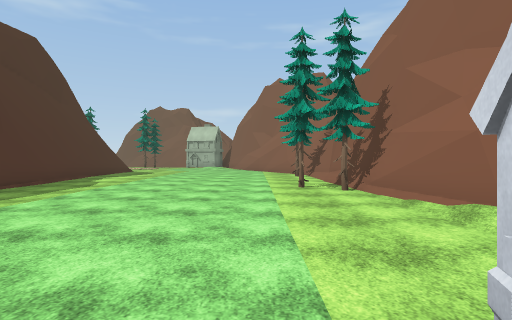
[1] (above)

18 first-person views from a walk through a 3-D level made in the Unity game engine. The camera is 1.5 m above the floor, looks level and sees 80° across. The floor is counted in squares, 2 m on a side. Each view is taken from the middle of a square. On the plan, view 1 faces up. The plan holds only what a view shows up to about 10 squares ahead; the rest is blank. The place goes on beyond the plan. The player is left out. Some animated figures are not drawn. Some surface patterns are stand-ins.

[2]
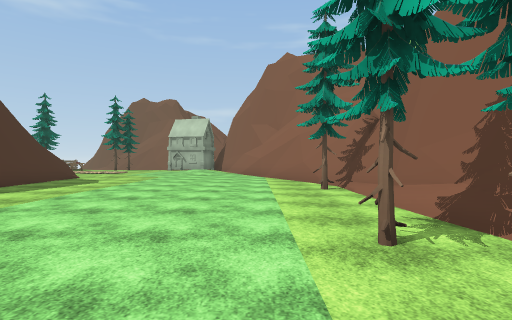

[3]
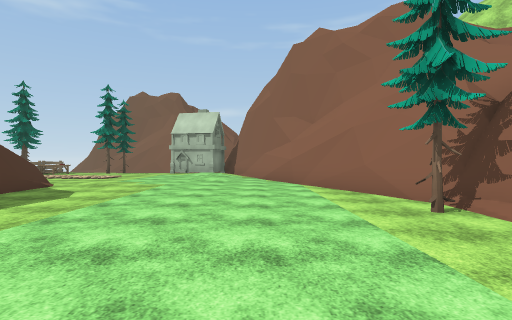

[4]
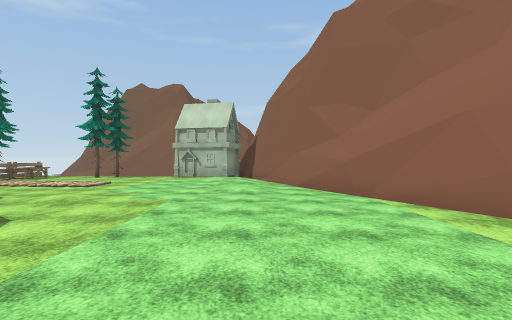

[5]
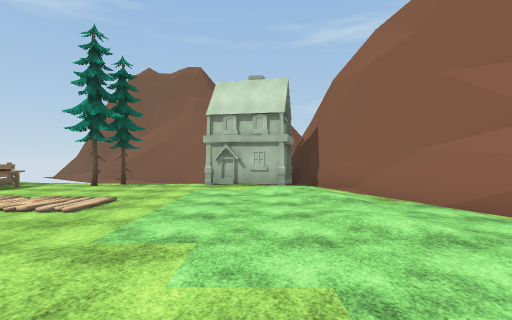

[6]
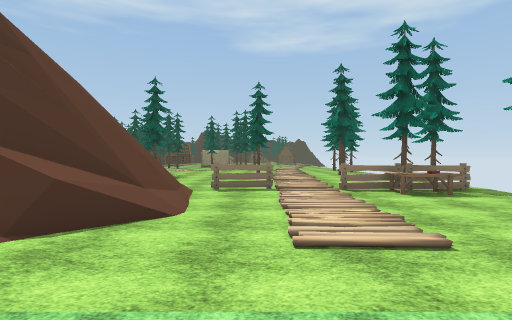

[7]
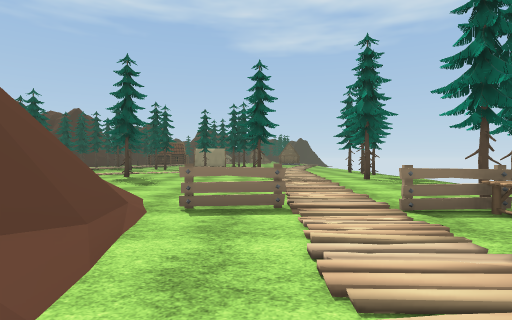

[8]
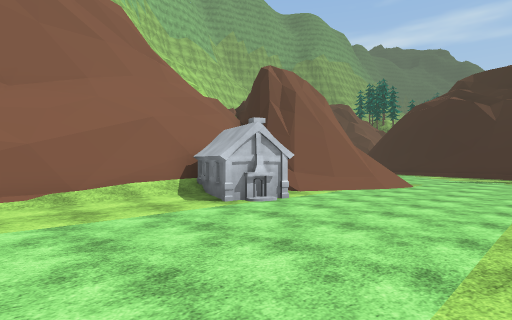

[9]
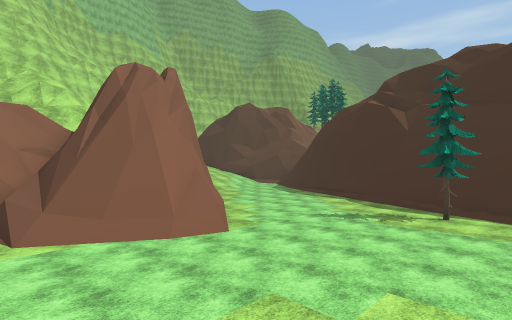

[10]
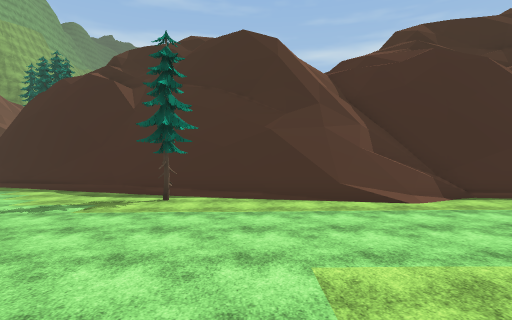

[11]
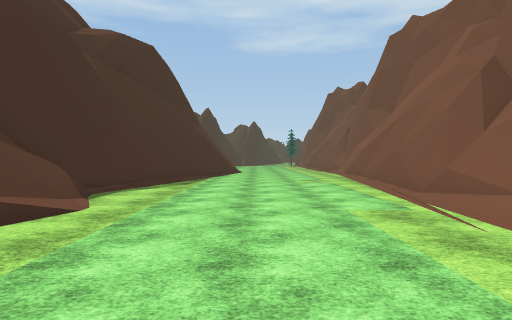

[12]
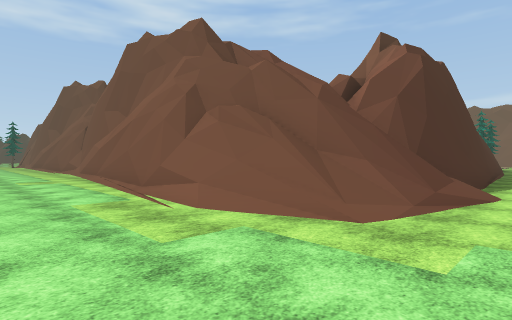

[13]
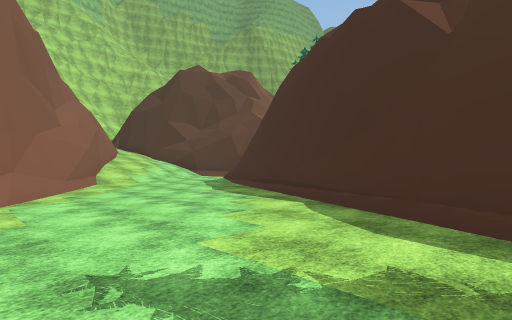

[14]
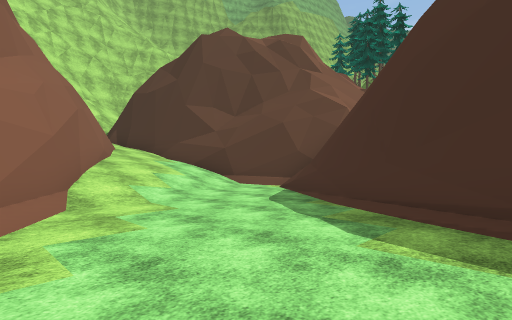

[15]
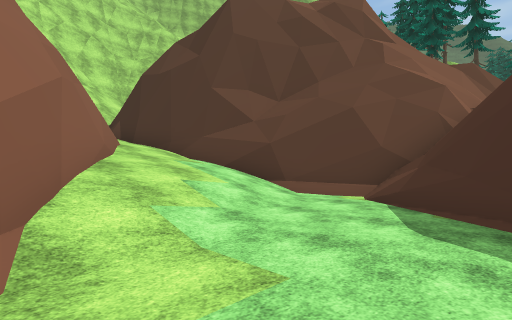

[16]
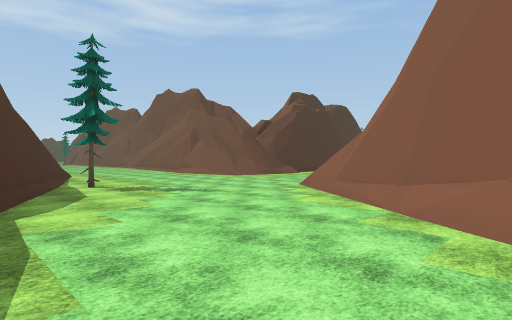

[17]
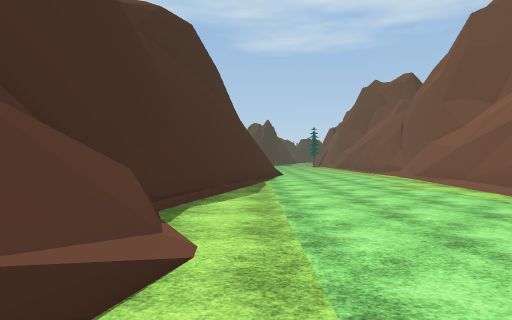

[18]
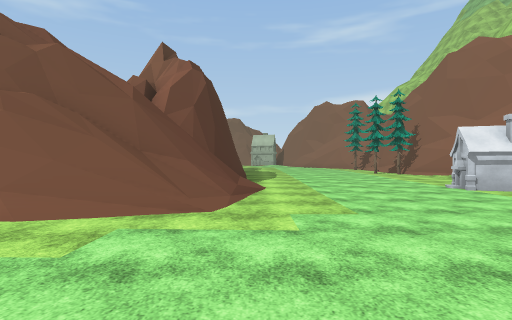

### Floor plan
Key: @ floor where view 1 was taken; # wall or solid block; . main floor; : floor 0.25 m higher than the main floor; + floor 0.5 m higher than the main floor; * floor 0.75 m higher than the main floor; / step, stairs or slope; = window, fence, low wall or low ledge; O other object.
Columns run from 17 left of view 1 to 15 right of it. Each row starts with its distance up from view 1.
 25     O       O O#
 24  +++O+O:OO::OOO##
 23 O+++OOOO:::::///#
 22  +++++OO:::::://#
 21  +++++O://:::://##
 20  *+++++++//:::://#
 19  + +++O::::::://:#
 18  + +++O::::::::/:##
 17  +++++###=::::::::#
 16  ++++ #####:::::::##
 15  ++       #::::::::#
 14           #::::::::##
 13           ##:::::::O#
 12            #::::::::#
 11            #::::::::#
 10            #:::::::.#
  9            #:::::::.#
  8            #::::::O:#
  7            #:::::::O#
  6            #:::::...#
  5            #::::....#
  4            #::::....#
  3            #:::.....#
  2            #::......#
  1           ##......O.#
  0          ###/....@###
 -1          #=//......O#
 -2          ##//.....//#
 -3 ####### ##//......###
 -4 :::.:####//....../##
 -5 :::............../##
 -6 ::::.............=##
 -7 ::::...............###
 -8 ::::................/#
 -9 ##::.................###
-10  #####.###...O.........##
-11     #########...........###
-12             ####........./###
-13                ####......///##
-14                  ####..../////
-15                     ###...//////#
-16                       ##/.//#####
-17                        #//###
-18                         ###

Positions as (right, up) in squares from view 1, and headings:
1: (0, 0), facing up
2: (0, 5), facing up
3: (-1, 8), facing up
4: (-2, 11), facing up
5: (-4, 15), facing up
6: (-4, 19), facing left
7: (-7, 19), facing left
8: (-4, 5), facing down-right
9: (-6, -1), facing down-right
10: (-6, -3), facing down
11: (-5, -7), facing left
12: (-4, -7), facing up-left
13: (-3, -8), facing down-right
14: (2, -10), facing down-right
15: (5, -11), facing down-right
16: (5, -13), facing up-left
17: (-7, -9), facing left
18: (-5, -8), facing up
